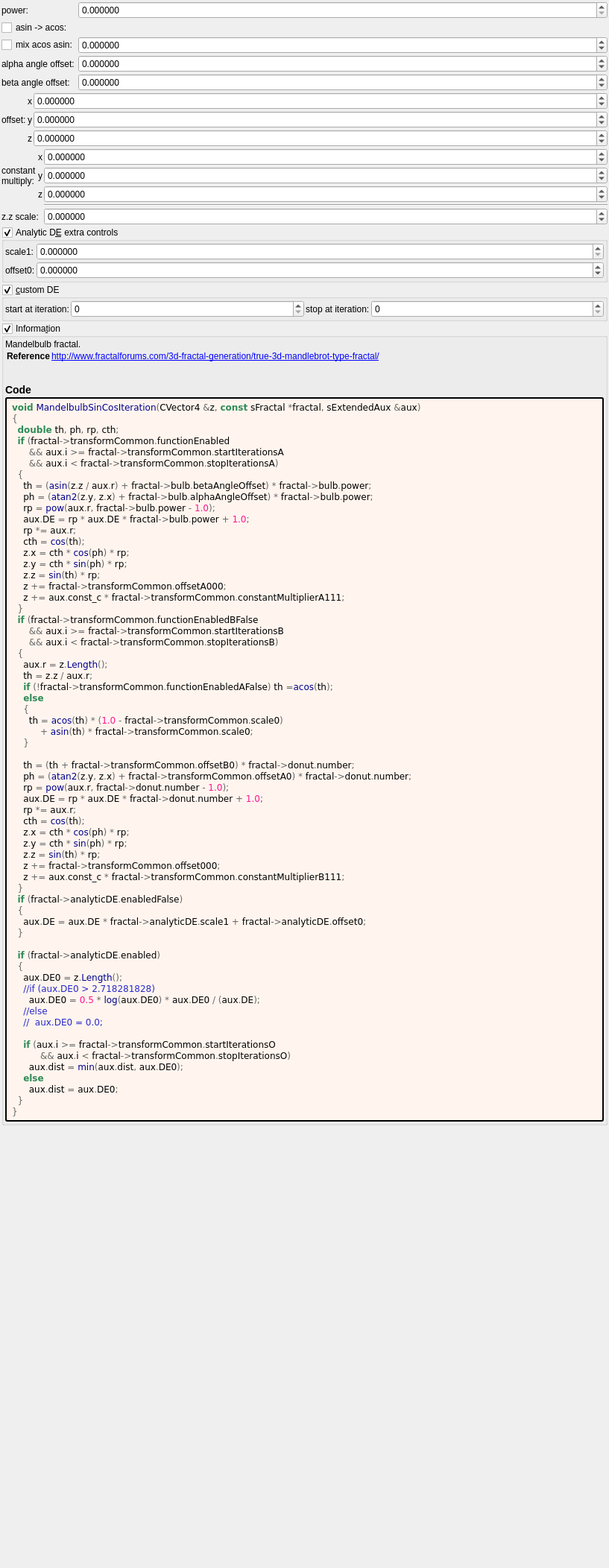
<?xml version="1.0" encoding="UTF-8"?>
<ui version="4.0">
 <class>Form</class>
 <widget class="QWidget" name="Form">
  <property name="geometry">
   <rect>
    <x>0</x>
    <y>0</y>
    <width>817</width>
    <height>2104</height>
   </rect>
  </property>
  <property name="windowTitle">
   <string notr="true">mandelbulb_sin_cos</string>
  </property>
  <layout class="QVBoxLayout" name="verticalLayout">
   <property name="spacing">
    <number>2</number>
   </property>
   <property name="leftMargin">
    <number>2</number>
   </property>
   <property name="topMargin">
    <number>2</number>
   </property>
   <property name="rightMargin">
    <number>2</number>
   </property>
   <property name="bottomMargin">
    <number>2</number>
   </property>
   <item>
    <layout class="QGridLayout" name="gridLayout" columnstretch="0,1">
     <property name="spacing">
      <number>2</number>
     </property>
     <item row="1" column="1">
      <widget class="MyDoubleSpinBox" name="spinbox_power">
       <property name="sizePolicy">
        <sizepolicy hsizetype="Minimum" vsizetype="Maximum">
         <horstretch>0</horstretch>
         <verstretch>0</verstretch>
        </sizepolicy>
       </property>
       <property name="prefix">
        <string/>
       </property>
       <property name="suffix">
        <string/>
       </property>
       <property name="decimals">
        <number>6</number>
       </property>
       <property name="minimum">
        <double>0.000000000000000</double>
       </property>
       <property name="maximum">
        <double>99.989999999999995</double>
       </property>
       <property name="singleStep">
        <double>0.100000000000000</double>
       </property>
      </widget>
     </item>
     <item row="2" column="0">
      <widget class="MyCheckBox" name="checkBox_transf_function_enabledA_false">
       <property name="text">
        <string>asin -&gt; acos:</string>
       </property>
      </widget>
     </item>
     <item row="1" column="0">
      <widget class="QLabel" name="label_42">
       <property name="text">
        <string notr="true">power:</string>
       </property>
      </widget>
     </item>
     <item row="5" column="1">
      <widget class="MyDoubleSpinBox" name="spinboxd_beta_angle_offset">
       <property name="sizePolicy">
        <sizepolicy hsizetype="Minimum" vsizetype="Maximum">
         <horstretch>0</horstretch>
         <verstretch>0</verstretch>
        </sizepolicy>
       </property>
       <property name="prefix">
        <string/>
       </property>
       <property name="suffix">
        <string/>
       </property>
       <property name="decimals">
        <number>6</number>
       </property>
       <property name="minimum">
        <double>-36000.000000000000000</double>
       </property>
       <property name="maximum">
        <double>36000.000000000000000</double>
       </property>
       <property name="singleStep">
        <double>0.100000000000000</double>
       </property>
      </widget>
     </item>
     <item row="5" column="0">
      <widget class="QLabel" name="label_9">
       <property name="text">
        <string>beta angle offset:</string>
       </property>
      </widget>
     </item>
     <item row="4" column="1">
      <widget class="MyDoubleSpinBox" name="spinboxd_alpha_angle_offset">
       <property name="sizePolicy">
        <sizepolicy hsizetype="Minimum" vsizetype="Maximum">
         <horstretch>0</horstretch>
         <verstretch>0</verstretch>
        </sizepolicy>
       </property>
       <property name="prefix">
        <string/>
       </property>
       <property name="suffix">
        <string/>
       </property>
       <property name="decimals">
        <number>6</number>
       </property>
       <property name="minimum">
        <double>-36000.000000000000000</double>
       </property>
       <property name="maximum">
        <double>36000.000000000000000</double>
       </property>
       <property name="singleStep">
        <double>0.100000000000000</double>
       </property>
      </widget>
     </item>
     <item row="4" column="0">
      <widget class="QLabel" name="label_8">
       <property name="text">
        <string>alpha angle offset:</string>
       </property>
      </widget>
     </item>
     <item row="3" column="1">
      <widget class="MyDoubleSpinBox" name="spinbox_transf_scale_1">
       <property name="sizePolicy">
        <sizepolicy hsizetype="Minimum" vsizetype="Maximum">
         <horstretch>0</horstretch>
         <verstretch>0</verstretch>
        </sizepolicy>
       </property>
       <property name="prefix">
        <string/>
       </property>
       <property name="suffix">
        <string/>
       </property>
       <property name="decimals">
        <number>6</number>
       </property>
       <property name="minimum">
        <double>-36000.000000000000000</double>
       </property>
       <property name="maximum">
        <double>36000.000000000000000</double>
       </property>
       <property name="singleStep">
        <double>0.100000000000000</double>
       </property>
      </widget>
     </item>
     <item row="3" column="0">
      <widget class="MyCheckBox" name="checkBox_transf_function_enabledB_false">
       <property name="text">
        <string>mix acos asin:</string>
       </property>
      </widget>
     </item>
    </layout>
   </item>
   <item>
    <layout class="QGridLayout" name="gridLayout_14" columnstretch="0,0,1">
     <property name="spacing">
      <number>2</number>
     </property>
     <item row="2" column="2">
      <widget class="MyDoubleSpinBox" name="spinbox3_transf_offsetA_000_z">
       <property name="sizePolicy">
        <sizepolicy hsizetype="Minimum" vsizetype="Maximum">
         <horstretch>0</horstretch>
         <verstretch>0</verstretch>
        </sizepolicy>
       </property>
       <property name="prefix">
        <string/>
       </property>
       <property name="suffix">
        <string/>
       </property>
       <property name="decimals">
        <number>6</number>
       </property>
       <property name="minimum">
        <double>-99.989999999999995</double>
       </property>
       <property name="maximum">
        <double>99.989999999999995</double>
       </property>
       <property name="singleStep">
        <double>0.100000000000000</double>
       </property>
      </widget>
     </item>
     <item row="1" column="2">
      <widget class="MyDoubleSpinBox" name="spinbox3_transf_offsetA_000_y">
       <property name="sizePolicy">
        <sizepolicy hsizetype="Minimum" vsizetype="Maximum">
         <horstretch>0</horstretch>
         <verstretch>0</verstretch>
        </sizepolicy>
       </property>
       <property name="prefix">
        <string/>
       </property>
       <property name="suffix">
        <string/>
       </property>
       <property name="decimals">
        <number>6</number>
       </property>
       <property name="minimum">
        <double>-99.989999999999995</double>
       </property>
       <property name="maximum">
        <double>99.989999999999995</double>
       </property>
       <property name="singleStep">
        <double>0.100000000000000</double>
       </property>
      </widget>
     </item>
     <item row="0" column="2">
      <widget class="MyDoubleSpinBox" name="spinbox3_transf_offsetA_000_x">
       <property name="sizePolicy">
        <sizepolicy hsizetype="Minimum" vsizetype="Maximum">
         <horstretch>0</horstretch>
         <verstretch>0</verstretch>
        </sizepolicy>
       </property>
       <property name="prefix">
        <string/>
       </property>
       <property name="suffix">
        <string/>
       </property>
       <property name="decimals">
        <number>6</number>
       </property>
       <property name="minimum">
        <double>-99.989999999999995</double>
       </property>
       <property name="maximum">
        <double>99.989999999999995</double>
       </property>
       <property name="singleStep">
        <double>0.100000000000000</double>
       </property>
      </widget>
     </item>
     <item row="0" column="1">
      <widget class="QLabel" name="label_114">
       <property name="text">
        <string notr="true">x</string>
       </property>
      </widget>
     </item>
     <item row="1" column="1">
      <widget class="QLabel" name="label_120">
       <property name="text">
        <string notr="true">y</string>
       </property>
      </widget>
     </item>
     <item row="2" column="1">
      <widget class="QLabel" name="label_121">
       <property name="text">
        <string notr="true">z</string>
       </property>
      </widget>
     </item>
     <item row="0" column="0" rowspan="3">
      <widget class="QLabel" name="label_263">
       <property name="text">
        <string>offset:</string>
       </property>
      </widget>
     </item>
    </layout>
   </item>
   <item>
    <layout class="QGridLayout" name="gridLayout_13" columnstretch="0,0,1">
     <property name="spacing">
      <number>2</number>
     </property>
     <item row="0" column="2">
      <widget class="MyDoubleSpinBox" name="spinbox3_transf_constant_multiplierA_111_x">
       <property name="sizePolicy">
        <sizepolicy hsizetype="Minimum" vsizetype="Maximum">
         <horstretch>0</horstretch>
         <verstretch>0</verstretch>
        </sizepolicy>
       </property>
       <property name="prefix">
        <string/>
       </property>
       <property name="suffix">
        <string/>
       </property>
       <property name="decimals">
        <number>6</number>
       </property>
       <property name="minimum">
        <double>-99.989999999999995</double>
       </property>
       <property name="maximum">
        <double>99.989999999999995</double>
       </property>
       <property name="singleStep">
        <double>0.100000000000000</double>
       </property>
      </widget>
     </item>
     <item row="4" column="2">
      <widget class="MyDoubleSpinBox" name="spinbox_transf_scaleA_1">
       <property name="sizePolicy">
        <sizepolicy hsizetype="Minimum" vsizetype="Maximum">
         <horstretch>0</horstretch>
         <verstretch>0</verstretch>
        </sizepolicy>
       </property>
       <property name="prefix">
        <string/>
       </property>
       <property name="suffix">
        <string/>
       </property>
       <property name="decimals">
        <number>6</number>
       </property>
       <property name="minimum">
        <double>-36000.000000000000000</double>
       </property>
       <property name="maximum">
        <double>36000.000000000000000</double>
       </property>
       <property name="singleStep">
        <double>0.100000000000000</double>
       </property>
      </widget>
     </item>
     <item row="0" column="0" rowspan="3">
      <widget class="QLabel" name="label_262">
       <property name="text">
        <string>constant
multiply:</string>
       </property>
      </widget>
     </item>
     <item row="0" column="1">
      <widget class="QLabel" name="label_113">
       <property name="text">
        <string notr="true">x</string>
       </property>
      </widget>
     </item>
     <item row="4" column="0" colspan="2">
      <widget class="QLabel" name="label_43">
       <property name="text">
        <string notr="true">z.z scale:</string>
       </property>
      </widget>
     </item>
     <item row="2" column="2">
      <widget class="MyDoubleSpinBox" name="spinbox3_transf_constant_multiplierA_111_z">
       <property name="sizePolicy">
        <sizepolicy hsizetype="Minimum" vsizetype="Maximum">
         <horstretch>0</horstretch>
         <verstretch>0</verstretch>
        </sizepolicy>
       </property>
       <property name="prefix">
        <string/>
       </property>
       <property name="suffix">
        <string/>
       </property>
       <property name="decimals">
        <number>6</number>
       </property>
       <property name="minimum">
        <double>-99.989999999999995</double>
       </property>
       <property name="maximum">
        <double>99.989999999999995</double>
       </property>
       <property name="singleStep">
        <double>0.100000000000000</double>
       </property>
      </widget>
     </item>
     <item row="1" column="2">
      <widget class="MyDoubleSpinBox" name="spinbox3_transf_constant_multiplierA_111_y">
       <property name="sizePolicy">
        <sizepolicy hsizetype="Minimum" vsizetype="Maximum">
         <horstretch>0</horstretch>
         <verstretch>0</verstretch>
        </sizepolicy>
       </property>
       <property name="prefix">
        <string/>
       </property>
       <property name="suffix">
        <string/>
       </property>
       <property name="decimals">
        <number>6</number>
       </property>
       <property name="minimum">
        <double>-99.989999999999995</double>
       </property>
       <property name="maximum">
        <double>99.989999999999995</double>
       </property>
       <property name="singleStep">
        <double>0.100000000000000</double>
       </property>
      </widget>
     </item>
     <item row="1" column="1">
      <widget class="QLabel" name="label_118">
       <property name="text">
        <string notr="true">y</string>
       </property>
      </widget>
     </item>
     <item row="2" column="1">
      <widget class="QLabel" name="label_119">
       <property name="text">
        <string notr="true">z</string>
       </property>
      </widget>
     </item>
     <item row="3" column="2">
      <widget class="Line" name="line">
       <property name="orientation">
        <enum>Qt::Horizontal</enum>
       </property>
      </widget>
     </item>
    </layout>
   </item>
   <item>
    <widget class="MyGroupBox" name="groupCheck_analyticDE_enabled_false">
     <property name="title">
      <string>Analytic D&amp;E extra controls</string>
     </property>
     <property name="checkable">
      <bool>true</bool>
     </property>
     <layout class="QVBoxLayout" name="verticalLayout_12" stretch="0">
      <property name="spacing">
       <number>2</number>
      </property>
      <property name="leftMargin">
       <number>2</number>
      </property>
      <property name="topMargin">
       <number>2</number>
      </property>
      <property name="rightMargin">
       <number>2</number>
      </property>
      <property name="bottomMargin">
       <number>2</number>
      </property>
      <item>
       <layout class="QGridLayout" name="gridLayout_28" columnstretch="0,0,1">
        <property name="spacing">
         <number>2</number>
        </property>
        <item row="0" column="1">
         <widget class="QLabel" name="label_179">
          <property name="text">
           <string>scale1:</string>
          </property>
         </widget>
        </item>
        <item row="0" column="2">
         <widget class="MyDoubleSpinBox" name="spinbox_analyticDE_scale_1">
          <property name="sizePolicy">
           <sizepolicy hsizetype="Minimum" vsizetype="Maximum">
            <horstretch>0</horstretch>
            <verstretch>0</verstretch>
           </sizepolicy>
          </property>
          <property name="prefix">
           <string/>
          </property>
          <property name="suffix">
           <string/>
          </property>
          <property name="decimals">
           <number>6</number>
          </property>
          <property name="minimum">
           <double>0.000000000000000</double>
          </property>
          <property name="maximum">
           <double>99.989999999999995</double>
          </property>
          <property name="singleStep">
           <double>0.010000000000000</double>
          </property>
         </widget>
        </item>
        <item row="1" column="2">
         <widget class="MyDoubleSpinBox" name="spinbox_analyticDE_offset_0">
          <property name="sizePolicy">
           <sizepolicy hsizetype="Minimum" vsizetype="Maximum">
            <horstretch>0</horstretch>
            <verstretch>0</verstretch>
           </sizepolicy>
          </property>
          <property name="prefix">
           <string/>
          </property>
          <property name="suffix">
           <string/>
          </property>
          <property name="decimals">
           <number>6</number>
          </property>
          <property name="minimum">
           <double>-99.989999999999995</double>
          </property>
          <property name="maximum">
           <double>99.989999999999995</double>
          </property>
          <property name="singleStep">
           <double>0.100000000000000</double>
          </property>
         </widget>
        </item>
        <item row="1" column="1">
         <widget class="QLabel" name="label_180">
          <property name="text">
           <string>offset0:</string>
          </property>
         </widget>
        </item>
       </layout>
      </item>
     </layout>
    </widget>
   </item>
   <item>
    <widget class="MyGroupBox" name="groupCheck_transf_function_enabledC_false">
     <property name="title">
      <string>&amp;custom DE</string>
     </property>
     <property name="checkable">
      <bool>true</bool>
     </property>
     <layout class="QVBoxLayout" name="verticalLayout_11" stretch="0">
      <property name="spacing">
       <number>2</number>
      </property>
      <property name="leftMargin">
       <number>2</number>
      </property>
      <property name="topMargin">
       <number>2</number>
      </property>
      <property name="rightMargin">
       <number>2</number>
      </property>
      <property name="bottomMargin">
       <number>2</number>
      </property>
      <item>
       <layout class="QHBoxLayout" name="horizontalLayout_3" stretch="0,1,0,1">
        <item>
         <widget class="QLabel" name="label_76">
          <property name="text">
           <string>start at iteration:</string>
          </property>
         </widget>
        </item>
        <item>
         <widget class="MySpinBox" name="spinboxInt_transf_start_iterations_O">
          <property name="sizePolicy">
           <sizepolicy hsizetype="Minimum" vsizetype="Maximum">
            <horstretch>0</horstretch>
            <verstretch>0</verstretch>
           </sizepolicy>
          </property>
          <property name="minimum">
           <number>0</number>
          </property>
          <property name="maximum">
           <number>999</number>
          </property>
          <property name="value">
           <number>0</number>
          </property>
         </widget>
        </item>
        <item>
         <widget class="QLabel" name="label_60">
          <property name="text">
           <string>stop at iteration:</string>
          </property>
         </widget>
        </item>
        <item>
         <widget class="MySpinBox" name="spinboxInt_transf_stop_iterations_O">
          <property name="sizePolicy">
           <sizepolicy hsizetype="Preferred" vsizetype="Maximum">
            <horstretch>0</horstretch>
            <verstretch>0</verstretch>
           </sizepolicy>
          </property>
          <property name="maximum">
           <number>999</number>
          </property>
         </widget>
        </item>
       </layout>
      </item>
     </layout>
    </widget>
   </item>
   <item>
    <widget class="MyGroupBox" name="groupCheck_info">
     <property name="title">
      <string>Informa&amp;tion</string>
     </property>
     <property name="flat">
      <bool>false</bool>
     </property>
     <property name="checkable">
      <bool>true</bool>
     </property>
     <layout class="QVBoxLayout" name="verticalLayout_2">
      <property name="spacing">
       <number>2</number>
      </property>
      <property name="leftMargin">
       <number>2</number>
      </property>
      <property name="topMargin">
       <number>2</number>
      </property>
      <property name="rightMargin">
       <number>2</number>
      </property>
      <property name="bottomMargin">
       <number>2</number>
      </property>
      <item>
       <widget class="QLabel" name="label_information_general">
        <property name="text">
         <string notr="true">&lt;p&gt;Mandelbulb fractal.&lt;/p&gt;&lt;table&gt;
&lt;tr&gt;&lt;th&gt;Reference&lt;/th&gt;&lt;td&gt;&lt;a href=&quot;http://www.fractalforums.com/3d-fractal-generation/true-3d-mandlebrot-type-fractal/&quot;&gt;http://www.fractalforums.com/3d-fractal-generation/true-3d-mandlebrot-type-fractal/&lt;br&gt;
&lt;/td&gt;&lt;/tr&gt;
&lt;/table&gt;
&lt;h3&gt;Code&lt;/h3&gt;</string>
        </property>
        <property name="wordWrap">
         <bool>true</bool>
        </property>
        <property name="openExternalLinks">
         <bool>true</bool>
        </property>
        <property name="textInteractionFlags">
         <set>Qt::LinksAccessibleByMouse|Qt::TextSelectableByMouse</set>
        </property>
       </widget>
      </item>
      <item>
       <widget class="QLabel" name="label_code_content">
        <property name="styleSheet">
         <string notr="true">border-style: outset; border-width: 2px; border-radius: 3px; border-color: black; background-color: #fff5ee; padding: 4px;</string>
        </property>
        <property name="text">
         <string notr="true">&lt;body style=&quot;background-color:#fff5ee&quot;&gt;
&lt;pre style=&quot;color:#000000; background-color:#fff5ee;  font-family:'Courier New',monospace;&quot;&gt;&lt;span style=&quot;color:#2e8b57; font-weight:bold&quot;&gt;void&lt;/span&gt; &lt;span style=&quot;color:#00008f&quot;&gt;MandelbulbSinCosIteration&lt;/span&gt;&lt;span style=&quot;color:#676767&quot;&gt;(&lt;/span&gt;CVector4 &lt;span style=&quot;color:#676767&quot;&gt;&amp;amp;&lt;/span&gt;z&lt;span style=&quot;color:#676767&quot;&gt;,&lt;/span&gt; &lt;span style=&quot;color:#2e8b57; font-weight:bold&quot;&gt;const&lt;/span&gt; sFractal &lt;span style=&quot;color:#676767&quot;&gt;*&lt;/span&gt;fractal&lt;span style=&quot;color:#676767&quot;&gt;,&lt;/span&gt; sExtendedAux &lt;span style=&quot;color:#676767&quot;&gt;&amp;amp;&lt;/span&gt;aux&lt;span style=&quot;color:#676767&quot;&gt;)&lt;/span&gt;
&lt;span style=&quot;color:#676767&quot;&gt;{&lt;/span&gt;
  &lt;span style=&quot;color:#2e8b57; font-weight:bold&quot;&gt;double&lt;/span&gt; th&lt;span style=&quot;color:#676767&quot;&gt;,&lt;/span&gt; ph&lt;span style=&quot;color:#676767&quot;&gt;,&lt;/span&gt; rp&lt;span style=&quot;color:#676767&quot;&gt;,&lt;/span&gt; cth&lt;span style=&quot;color:#676767&quot;&gt;;&lt;/span&gt;
  &lt;span style=&quot;color:#2e8b57; font-weight:bold&quot;&gt;if&lt;/span&gt; &lt;span style=&quot;color:#676767&quot;&gt;(&lt;/span&gt;fractal&lt;span style=&quot;color:#676767&quot;&gt;-&amp;gt;&lt;/span&gt;transformCommon&lt;span style=&quot;color:#676767&quot;&gt;.&lt;/span&gt;functionEnabled
      &lt;span style=&quot;color:#676767&quot;&gt;&amp;amp;&amp;amp;&lt;/span&gt; aux&lt;span style=&quot;color:#676767&quot;&gt;.&lt;/span&gt;i &lt;span style=&quot;color:#676767&quot;&gt;&amp;gt;=&lt;/span&gt; fractal&lt;span style=&quot;color:#676767&quot;&gt;-&amp;gt;&lt;/span&gt;transformCommon&lt;span style=&quot;color:#676767&quot;&gt;.&lt;/span&gt;startIterationsA
      &lt;span style=&quot;color:#676767&quot;&gt;&amp;amp;&amp;amp;&lt;/span&gt; aux&lt;span style=&quot;color:#676767&quot;&gt;.&lt;/span&gt;i &lt;span style=&quot;color:#676767&quot;&gt;&amp;lt;&lt;/span&gt; fractal&lt;span style=&quot;color:#676767&quot;&gt;-&amp;gt;&lt;/span&gt;transformCommon&lt;span style=&quot;color:#676767&quot;&gt;.&lt;/span&gt;stopIterationsA&lt;span style=&quot;color:#676767&quot;&gt;)&lt;/span&gt;
  &lt;span style=&quot;color:#676767&quot;&gt;{&lt;/span&gt;
    th &lt;span style=&quot;color:#676767&quot;&gt;= (&lt;/span&gt;&lt;span style=&quot;color:#00008f&quot;&gt;asin&lt;/span&gt;&lt;span style=&quot;color:#676767&quot;&gt;(&lt;/span&gt;z&lt;span style=&quot;color:#676767&quot;&gt;.&lt;/span&gt;z &lt;span style=&quot;color:#676767&quot;&gt;/&lt;/span&gt; aux&lt;span style=&quot;color:#676767&quot;&gt;.&lt;/span&gt;r&lt;span style=&quot;color:#676767&quot;&gt;) +&lt;/span&gt; fractal&lt;span style=&quot;color:#676767&quot;&gt;-&amp;gt;&lt;/span&gt;bulb&lt;span style=&quot;color:#676767&quot;&gt;.&lt;/span&gt;betaAngleOffset&lt;span style=&quot;color:#676767&quot;&gt;) *&lt;/span&gt; fractal&lt;span style=&quot;color:#676767&quot;&gt;-&amp;gt;&lt;/span&gt;bulb&lt;span style=&quot;color:#676767&quot;&gt;.&lt;/span&gt;power&lt;span style=&quot;color:#676767&quot;&gt;;&lt;/span&gt;
    ph &lt;span style=&quot;color:#676767&quot;&gt;= (&lt;/span&gt;&lt;span style=&quot;color:#00008f&quot;&gt;atan2&lt;/span&gt;&lt;span style=&quot;color:#676767&quot;&gt;(&lt;/span&gt;z&lt;span style=&quot;color:#676767&quot;&gt;.&lt;/span&gt;y&lt;span style=&quot;color:#676767&quot;&gt;,&lt;/span&gt; z&lt;span style=&quot;color:#676767&quot;&gt;.&lt;/span&gt;x&lt;span style=&quot;color:#676767&quot;&gt;) +&lt;/span&gt; fractal&lt;span style=&quot;color:#676767&quot;&gt;-&amp;gt;&lt;/span&gt;bulb&lt;span style=&quot;color:#676767&quot;&gt;.&lt;/span&gt;alphaAngleOffset&lt;span style=&quot;color:#676767&quot;&gt;) *&lt;/span&gt; fractal&lt;span style=&quot;color:#676767&quot;&gt;-&amp;gt;&lt;/span&gt;bulb&lt;span style=&quot;color:#676767&quot;&gt;.&lt;/span&gt;power&lt;span style=&quot;color:#676767&quot;&gt;;&lt;/span&gt;
    rp &lt;span style=&quot;color:#676767&quot;&gt;=&lt;/span&gt; &lt;span style=&quot;color:#00008f&quot;&gt;pow&lt;/span&gt;&lt;span style=&quot;color:#676767&quot;&gt;(&lt;/span&gt;aux&lt;span style=&quot;color:#676767&quot;&gt;.&lt;/span&gt;r&lt;span style=&quot;color:#676767&quot;&gt;,&lt;/span&gt; fractal&lt;span style=&quot;color:#676767&quot;&gt;-&amp;gt;&lt;/span&gt;bulb&lt;span style=&quot;color:#676767&quot;&gt;.&lt;/span&gt;power &lt;span style=&quot;color:#676767&quot;&gt;-&lt;/span&gt; &lt;span style=&quot;color:#ff1493&quot;&gt;1.0&lt;/span&gt;&lt;span style=&quot;color:#676767&quot;&gt;);&lt;/span&gt;
    aux&lt;span style=&quot;color:#676767&quot;&gt;.&lt;/span&gt;DE &lt;span style=&quot;color:#676767&quot;&gt;=&lt;/span&gt; rp &lt;span style=&quot;color:#676767&quot;&gt;*&lt;/span&gt; aux&lt;span style=&quot;color:#676767&quot;&gt;.&lt;/span&gt;DE &lt;span style=&quot;color:#676767&quot;&gt;*&lt;/span&gt; fractal&lt;span style=&quot;color:#676767&quot;&gt;-&amp;gt;&lt;/span&gt;bulb&lt;span style=&quot;color:#676767&quot;&gt;.&lt;/span&gt;power &lt;span style=&quot;color:#676767&quot;&gt;+&lt;/span&gt; &lt;span style=&quot;color:#ff1493&quot;&gt;1.0&lt;/span&gt;&lt;span style=&quot;color:#676767&quot;&gt;;&lt;/span&gt;
    rp &lt;span style=&quot;color:#676767&quot;&gt;*=&lt;/span&gt; aux&lt;span style=&quot;color:#676767&quot;&gt;.&lt;/span&gt;r&lt;span style=&quot;color:#676767&quot;&gt;;&lt;/span&gt;
    cth &lt;span style=&quot;color:#676767&quot;&gt;=&lt;/span&gt; &lt;span style=&quot;color:#00008f&quot;&gt;cos&lt;/span&gt;&lt;span style=&quot;color:#676767&quot;&gt;(&lt;/span&gt;th&lt;span style=&quot;color:#676767&quot;&gt;);&lt;/span&gt;
    z&lt;span style=&quot;color:#676767&quot;&gt;.&lt;/span&gt;x &lt;span style=&quot;color:#676767&quot;&gt;=&lt;/span&gt; cth &lt;span style=&quot;color:#676767&quot;&gt;*&lt;/span&gt; &lt;span style=&quot;color:#00008f&quot;&gt;cos&lt;/span&gt;&lt;span style=&quot;color:#676767&quot;&gt;(&lt;/span&gt;ph&lt;span style=&quot;color:#676767&quot;&gt;) *&lt;/span&gt; rp&lt;span style=&quot;color:#676767&quot;&gt;;&lt;/span&gt;
    z&lt;span style=&quot;color:#676767&quot;&gt;.&lt;/span&gt;y &lt;span style=&quot;color:#676767&quot;&gt;=&lt;/span&gt; cth &lt;span style=&quot;color:#676767&quot;&gt;*&lt;/span&gt; &lt;span style=&quot;color:#00008f&quot;&gt;sin&lt;/span&gt;&lt;span style=&quot;color:#676767&quot;&gt;(&lt;/span&gt;ph&lt;span style=&quot;color:#676767&quot;&gt;) *&lt;/span&gt; rp&lt;span style=&quot;color:#676767&quot;&gt;;&lt;/span&gt;
    z&lt;span style=&quot;color:#676767&quot;&gt;.&lt;/span&gt;z &lt;span style=&quot;color:#676767&quot;&gt;=&lt;/span&gt; &lt;span style=&quot;color:#00008f&quot;&gt;sin&lt;/span&gt;&lt;span style=&quot;color:#676767&quot;&gt;(&lt;/span&gt;th&lt;span style=&quot;color:#676767&quot;&gt;) *&lt;/span&gt; rp&lt;span style=&quot;color:#676767&quot;&gt;;&lt;/span&gt;
    z &lt;span style=&quot;color:#676767&quot;&gt;+=&lt;/span&gt; fractal&lt;span style=&quot;color:#676767&quot;&gt;-&amp;gt;&lt;/span&gt;transformCommon&lt;span style=&quot;color:#676767&quot;&gt;.&lt;/span&gt;offsetA000&lt;span style=&quot;color:#676767&quot;&gt;;&lt;/span&gt;
    z &lt;span style=&quot;color:#676767&quot;&gt;+=&lt;/span&gt; aux&lt;span style=&quot;color:#676767&quot;&gt;.&lt;/span&gt;const_c &lt;span style=&quot;color:#676767&quot;&gt;*&lt;/span&gt; fractal&lt;span style=&quot;color:#676767&quot;&gt;-&amp;gt;&lt;/span&gt;transformCommon&lt;span style=&quot;color:#676767&quot;&gt;.&lt;/span&gt;constantMultiplierA111&lt;span style=&quot;color:#676767&quot;&gt;;&lt;/span&gt;
  &lt;span style=&quot;color:#676767&quot;&gt;}&lt;/span&gt;
  &lt;span style=&quot;color:#2e8b57; font-weight:bold&quot;&gt;if&lt;/span&gt; &lt;span style=&quot;color:#676767&quot;&gt;(&lt;/span&gt;fractal&lt;span style=&quot;color:#676767&quot;&gt;-&amp;gt;&lt;/span&gt;transformCommon&lt;span style=&quot;color:#676767&quot;&gt;.&lt;/span&gt;functionEnabledBFalse
      &lt;span style=&quot;color:#676767&quot;&gt;&amp;amp;&amp;amp;&lt;/span&gt; aux&lt;span style=&quot;color:#676767&quot;&gt;.&lt;/span&gt;i &lt;span style=&quot;color:#676767&quot;&gt;&amp;gt;=&lt;/span&gt; fractal&lt;span style=&quot;color:#676767&quot;&gt;-&amp;gt;&lt;/span&gt;transformCommon&lt;span style=&quot;color:#676767&quot;&gt;.&lt;/span&gt;startIterationsB
      &lt;span style=&quot;color:#676767&quot;&gt;&amp;amp;&amp;amp;&lt;/span&gt; aux&lt;span style=&quot;color:#676767&quot;&gt;.&lt;/span&gt;i &lt;span style=&quot;color:#676767&quot;&gt;&amp;lt;&lt;/span&gt; fractal&lt;span style=&quot;color:#676767&quot;&gt;-&amp;gt;&lt;/span&gt;transformCommon&lt;span style=&quot;color:#676767&quot;&gt;.&lt;/span&gt;stopIterationsB&lt;span style=&quot;color:#676767&quot;&gt;)&lt;/span&gt;
  &lt;span style=&quot;color:#676767&quot;&gt;{&lt;/span&gt;
    aux&lt;span style=&quot;color:#676767&quot;&gt;.&lt;/span&gt;r &lt;span style=&quot;color:#676767&quot;&gt;=&lt;/span&gt; z&lt;span style=&quot;color:#676767&quot;&gt;.&lt;/span&gt;&lt;span style=&quot;color:#00008f&quot;&gt;Length&lt;/span&gt;&lt;span style=&quot;color:#676767&quot;&gt;();&lt;/span&gt;
    th &lt;span style=&quot;color:#676767&quot;&gt;=&lt;/span&gt; z&lt;span style=&quot;color:#676767&quot;&gt;.&lt;/span&gt;z &lt;span style=&quot;color:#676767&quot;&gt;/&lt;/span&gt; aux&lt;span style=&quot;color:#676767&quot;&gt;.&lt;/span&gt;r&lt;span style=&quot;color:#676767&quot;&gt;;&lt;/span&gt;
    &lt;span style=&quot;color:#2e8b57; font-weight:bold&quot;&gt;if&lt;/span&gt; &lt;span style=&quot;color:#676767&quot;&gt;(!&lt;/span&gt;fractal&lt;span style=&quot;color:#676767&quot;&gt;-&amp;gt;&lt;/span&gt;transformCommon&lt;span style=&quot;color:#676767&quot;&gt;.&lt;/span&gt;functionEnabledAFalse&lt;span style=&quot;color:#676767&quot;&gt;)&lt;/span&gt; th &lt;span style=&quot;color:#676767&quot;&gt;=&lt;/span&gt;&lt;span style=&quot;color:#00008f&quot;&gt;acos&lt;/span&gt;&lt;span style=&quot;color:#676767&quot;&gt;(&lt;/span&gt;th&lt;span style=&quot;color:#676767&quot;&gt;);&lt;/span&gt;
    &lt;span style=&quot;color:#2e8b57; font-weight:bold&quot;&gt;else&lt;/span&gt;
    &lt;span style=&quot;color:#676767&quot;&gt;{&lt;/span&gt;
      th &lt;span style=&quot;color:#676767&quot;&gt;=&lt;/span&gt; &lt;span style=&quot;color:#00008f&quot;&gt;acos&lt;/span&gt;&lt;span style=&quot;color:#676767&quot;&gt;(&lt;/span&gt;th&lt;span style=&quot;color:#676767&quot;&gt;) * (&lt;/span&gt;&lt;span style=&quot;color:#ff1493&quot;&gt;1.0&lt;/span&gt; &lt;span style=&quot;color:#676767&quot;&gt;-&lt;/span&gt; fractal&lt;span style=&quot;color:#676767&quot;&gt;-&amp;gt;&lt;/span&gt;transformCommon&lt;span style=&quot;color:#676767&quot;&gt;.&lt;/span&gt;scale0&lt;span style=&quot;color:#676767&quot;&gt;)&lt;/span&gt;
          &lt;span style=&quot;color:#676767&quot;&gt;+&lt;/span&gt; &lt;span style=&quot;color:#00008f&quot;&gt;asin&lt;/span&gt;&lt;span style=&quot;color:#676767&quot;&gt;(&lt;/span&gt;th&lt;span style=&quot;color:#676767&quot;&gt;) *&lt;/span&gt; fractal&lt;span style=&quot;color:#676767&quot;&gt;-&amp;gt;&lt;/span&gt;transformCommon&lt;span style=&quot;color:#676767&quot;&gt;.&lt;/span&gt;scale0&lt;span style=&quot;color:#676767&quot;&gt;;&lt;/span&gt;
    &lt;span style=&quot;color:#676767&quot;&gt;}&lt;/span&gt;

    th &lt;span style=&quot;color:#676767&quot;&gt;= (&lt;/span&gt;th &lt;span style=&quot;color:#676767&quot;&gt;+&lt;/span&gt; fractal&lt;span style=&quot;color:#676767&quot;&gt;-&amp;gt;&lt;/span&gt;transformCommon&lt;span style=&quot;color:#676767&quot;&gt;.&lt;/span&gt;offsetB0&lt;span style=&quot;color:#676767&quot;&gt;) *&lt;/span&gt; fractal&lt;span style=&quot;color:#676767&quot;&gt;-&amp;gt;&lt;/span&gt;donut&lt;span style=&quot;color:#676767&quot;&gt;.&lt;/span&gt;number&lt;span style=&quot;color:#676767&quot;&gt;;&lt;/span&gt;
    ph &lt;span style=&quot;color:#676767&quot;&gt;= (&lt;/span&gt;&lt;span style=&quot;color:#00008f&quot;&gt;atan2&lt;/span&gt;&lt;span style=&quot;color:#676767&quot;&gt;(&lt;/span&gt;z&lt;span style=&quot;color:#676767&quot;&gt;.&lt;/span&gt;y&lt;span style=&quot;color:#676767&quot;&gt;,&lt;/span&gt; z&lt;span style=&quot;color:#676767&quot;&gt;.&lt;/span&gt;x&lt;span style=&quot;color:#676767&quot;&gt;) +&lt;/span&gt; fractal&lt;span style=&quot;color:#676767&quot;&gt;-&amp;gt;&lt;/span&gt;transformCommon&lt;span style=&quot;color:#676767&quot;&gt;.&lt;/span&gt;offsetA0&lt;span style=&quot;color:#676767&quot;&gt;) *&lt;/span&gt; fractal&lt;span style=&quot;color:#676767&quot;&gt;-&amp;gt;&lt;/span&gt;donut&lt;span style=&quot;color:#676767&quot;&gt;.&lt;/span&gt;number&lt;span style=&quot;color:#676767&quot;&gt;;&lt;/span&gt;
    rp &lt;span style=&quot;color:#676767&quot;&gt;=&lt;/span&gt; &lt;span style=&quot;color:#00008f&quot;&gt;pow&lt;/span&gt;&lt;span style=&quot;color:#676767&quot;&gt;(&lt;/span&gt;aux&lt;span style=&quot;color:#676767&quot;&gt;.&lt;/span&gt;r&lt;span style=&quot;color:#676767&quot;&gt;,&lt;/span&gt; fractal&lt;span style=&quot;color:#676767&quot;&gt;-&amp;gt;&lt;/span&gt;donut&lt;span style=&quot;color:#676767&quot;&gt;.&lt;/span&gt;number &lt;span style=&quot;color:#676767&quot;&gt;-&lt;/span&gt; &lt;span style=&quot;color:#ff1493&quot;&gt;1.0&lt;/span&gt;&lt;span style=&quot;color:#676767&quot;&gt;);&lt;/span&gt;
    aux&lt;span style=&quot;color:#676767&quot;&gt;.&lt;/span&gt;DE &lt;span style=&quot;color:#676767&quot;&gt;=&lt;/span&gt; rp &lt;span style=&quot;color:#676767&quot;&gt;*&lt;/span&gt; aux&lt;span style=&quot;color:#676767&quot;&gt;.&lt;/span&gt;DE &lt;span style=&quot;color:#676767&quot;&gt;*&lt;/span&gt; fractal&lt;span style=&quot;color:#676767&quot;&gt;-&amp;gt;&lt;/span&gt;donut&lt;span style=&quot;color:#676767&quot;&gt;.&lt;/span&gt;number &lt;span style=&quot;color:#676767&quot;&gt;+&lt;/span&gt; &lt;span style=&quot;color:#ff1493&quot;&gt;1.0&lt;/span&gt;&lt;span style=&quot;color:#676767&quot;&gt;;&lt;/span&gt;
    rp &lt;span style=&quot;color:#676767&quot;&gt;*=&lt;/span&gt; aux&lt;span style=&quot;color:#676767&quot;&gt;.&lt;/span&gt;r&lt;span style=&quot;color:#676767&quot;&gt;;&lt;/span&gt;
    cth &lt;span style=&quot;color:#676767&quot;&gt;=&lt;/span&gt; &lt;span style=&quot;color:#00008f&quot;&gt;cos&lt;/span&gt;&lt;span style=&quot;color:#676767&quot;&gt;(&lt;/span&gt;th&lt;span style=&quot;color:#676767&quot;&gt;);&lt;/span&gt;
    z&lt;span style=&quot;color:#676767&quot;&gt;.&lt;/span&gt;x &lt;span style=&quot;color:#676767&quot;&gt;=&lt;/span&gt; cth &lt;span style=&quot;color:#676767&quot;&gt;*&lt;/span&gt; &lt;span style=&quot;color:#00008f&quot;&gt;cos&lt;/span&gt;&lt;span style=&quot;color:#676767&quot;&gt;(&lt;/span&gt;ph&lt;span style=&quot;color:#676767&quot;&gt;) *&lt;/span&gt; rp&lt;span style=&quot;color:#676767&quot;&gt;;&lt;/span&gt;
    z&lt;span style=&quot;color:#676767&quot;&gt;.&lt;/span&gt;y &lt;span style=&quot;color:#676767&quot;&gt;=&lt;/span&gt; cth &lt;span style=&quot;color:#676767&quot;&gt;*&lt;/span&gt; &lt;span style=&quot;color:#00008f&quot;&gt;sin&lt;/span&gt;&lt;span style=&quot;color:#676767&quot;&gt;(&lt;/span&gt;ph&lt;span style=&quot;color:#676767&quot;&gt;) *&lt;/span&gt; rp&lt;span style=&quot;color:#676767&quot;&gt;;&lt;/span&gt;
    z&lt;span style=&quot;color:#676767&quot;&gt;.&lt;/span&gt;z &lt;span style=&quot;color:#676767&quot;&gt;=&lt;/span&gt; &lt;span style=&quot;color:#00008f&quot;&gt;sin&lt;/span&gt;&lt;span style=&quot;color:#676767&quot;&gt;(&lt;/span&gt;th&lt;span style=&quot;color:#676767&quot;&gt;) *&lt;/span&gt; rp&lt;span style=&quot;color:#676767&quot;&gt;;&lt;/span&gt;
    z &lt;span style=&quot;color:#676767&quot;&gt;+=&lt;/span&gt; fractal&lt;span style=&quot;color:#676767&quot;&gt;-&amp;gt;&lt;/span&gt;transformCommon&lt;span style=&quot;color:#676767&quot;&gt;.&lt;/span&gt;offset000&lt;span style=&quot;color:#676767&quot;&gt;;&lt;/span&gt;
    z &lt;span style=&quot;color:#676767&quot;&gt;+=&lt;/span&gt; aux&lt;span style=&quot;color:#676767&quot;&gt;.&lt;/span&gt;const_c &lt;span style=&quot;color:#676767&quot;&gt;*&lt;/span&gt; fractal&lt;span style=&quot;color:#676767&quot;&gt;-&amp;gt;&lt;/span&gt;transformCommon&lt;span style=&quot;color:#676767&quot;&gt;.&lt;/span&gt;constantMultiplierB111&lt;span style=&quot;color:#676767&quot;&gt;;&lt;/span&gt;
  &lt;span style=&quot;color:#676767&quot;&gt;}&lt;/span&gt;
  &lt;span style=&quot;color:#2e8b57; font-weight:bold&quot;&gt;if&lt;/span&gt; &lt;span style=&quot;color:#676767&quot;&gt;(&lt;/span&gt;fractal&lt;span style=&quot;color:#676767&quot;&gt;-&amp;gt;&lt;/span&gt;analyticDE&lt;span style=&quot;color:#676767&quot;&gt;.&lt;/span&gt;enabledFalse&lt;span style=&quot;color:#676767&quot;&gt;)&lt;/span&gt;
  &lt;span style=&quot;color:#676767&quot;&gt;{&lt;/span&gt;
    aux&lt;span style=&quot;color:#676767&quot;&gt;.&lt;/span&gt;DE &lt;span style=&quot;color:#676767&quot;&gt;=&lt;/span&gt; aux&lt;span style=&quot;color:#676767&quot;&gt;.&lt;/span&gt;DE &lt;span style=&quot;color:#676767&quot;&gt;*&lt;/span&gt; fractal&lt;span style=&quot;color:#676767&quot;&gt;-&amp;gt;&lt;/span&gt;analyticDE&lt;span style=&quot;color:#676767&quot;&gt;.&lt;/span&gt;scale1 &lt;span style=&quot;color:#676767&quot;&gt;+&lt;/span&gt; fractal&lt;span style=&quot;color:#676767&quot;&gt;-&amp;gt;&lt;/span&gt;analyticDE&lt;span style=&quot;color:#676767&quot;&gt;.&lt;/span&gt;offset0&lt;span style=&quot;color:#676767&quot;&gt;;&lt;/span&gt;
  &lt;span style=&quot;color:#676767&quot;&gt;}&lt;/span&gt;

  &lt;span style=&quot;color:#2e8b57; font-weight:bold&quot;&gt;if&lt;/span&gt; &lt;span style=&quot;color:#676767&quot;&gt;(&lt;/span&gt;fractal&lt;span style=&quot;color:#676767&quot;&gt;-&amp;gt;&lt;/span&gt;analyticDE&lt;span style=&quot;color:#676767&quot;&gt;.&lt;/span&gt;enabled&lt;span style=&quot;color:#676767&quot;&gt;)&lt;/span&gt;
  &lt;span style=&quot;color:#676767&quot;&gt;{&lt;/span&gt;
    aux&lt;span style=&quot;color:#676767&quot;&gt;.&lt;/span&gt;DE0 &lt;span style=&quot;color:#676767&quot;&gt;=&lt;/span&gt; z&lt;span style=&quot;color:#676767&quot;&gt;.&lt;/span&gt;&lt;span style=&quot;color:#00008f&quot;&gt;Length&lt;/span&gt;&lt;span style=&quot;color:#676767&quot;&gt;();&lt;/span&gt;
    &lt;span style=&quot;color:#2929cc&quot;&gt;//if (aux.DE0 &amp;gt; 2.718281828)&lt;/span&gt;
      aux&lt;span style=&quot;color:#676767&quot;&gt;.&lt;/span&gt;DE0 &lt;span style=&quot;color:#676767&quot;&gt;=&lt;/span&gt; &lt;span style=&quot;color:#ff1493&quot;&gt;0.5&lt;/span&gt; &lt;span style=&quot;color:#676767&quot;&gt;*&lt;/span&gt; &lt;span style=&quot;color:#00008f&quot;&gt;log&lt;/span&gt;&lt;span style=&quot;color:#676767&quot;&gt;(&lt;/span&gt;aux&lt;span style=&quot;color:#676767&quot;&gt;.&lt;/span&gt;DE0&lt;span style=&quot;color:#676767&quot;&gt;) *&lt;/span&gt; aux&lt;span style=&quot;color:#676767&quot;&gt;.&lt;/span&gt;DE0 &lt;span style=&quot;color:#676767&quot;&gt;/ (&lt;/span&gt;aux&lt;span style=&quot;color:#676767&quot;&gt;.&lt;/span&gt;DE&lt;span style=&quot;color:#676767&quot;&gt;);&lt;/span&gt;
    &lt;span style=&quot;color:#2929cc&quot;&gt;//else&lt;/span&gt;
    &lt;span style=&quot;color:#2929cc&quot;&gt;//  aux.DE0 = 0.0;&lt;/span&gt;

    &lt;span style=&quot;color:#2e8b57; font-weight:bold&quot;&gt;if&lt;/span&gt; &lt;span style=&quot;color:#676767&quot;&gt;(&lt;/span&gt;aux&lt;span style=&quot;color:#676767&quot;&gt;.&lt;/span&gt;i &lt;span style=&quot;color:#676767&quot;&gt;&amp;gt;=&lt;/span&gt; fractal&lt;span style=&quot;color:#676767&quot;&gt;-&amp;gt;&lt;/span&gt;transformCommon&lt;span style=&quot;color:#676767&quot;&gt;.&lt;/span&gt;startIterationsO
          &lt;span style=&quot;color:#676767&quot;&gt;&amp;amp;&amp;amp;&lt;/span&gt; aux&lt;span style=&quot;color:#676767&quot;&gt;.&lt;/span&gt;i &lt;span style=&quot;color:#676767&quot;&gt;&amp;lt;&lt;/span&gt; fractal&lt;span style=&quot;color:#676767&quot;&gt;-&amp;gt;&lt;/span&gt;transformCommon&lt;span style=&quot;color:#676767&quot;&gt;.&lt;/span&gt;stopIterationsO&lt;span style=&quot;color:#676767&quot;&gt;)&lt;/span&gt;
      aux&lt;span style=&quot;color:#676767&quot;&gt;.&lt;/span&gt;dist &lt;span style=&quot;color:#676767&quot;&gt;=&lt;/span&gt; &lt;span style=&quot;color:#00008f&quot;&gt;min&lt;/span&gt;&lt;span style=&quot;color:#676767&quot;&gt;(&lt;/span&gt;aux&lt;span style=&quot;color:#676767&quot;&gt;.&lt;/span&gt;dist&lt;span style=&quot;color:#676767&quot;&gt;,&lt;/span&gt; aux&lt;span style=&quot;color:#676767&quot;&gt;.&lt;/span&gt;DE0&lt;span style=&quot;color:#676767&quot;&gt;);&lt;/span&gt;
    &lt;span style=&quot;color:#2e8b57; font-weight:bold&quot;&gt;else&lt;/span&gt;
      aux&lt;span style=&quot;color:#676767&quot;&gt;.&lt;/span&gt;dist &lt;span style=&quot;color:#676767&quot;&gt;=&lt;/span&gt; aux&lt;span style=&quot;color:#676767&quot;&gt;.&lt;/span&gt;DE0&lt;span style=&quot;color:#676767&quot;&gt;;&lt;/span&gt;
  &lt;span style=&quot;color:#676767&quot;&gt;}&lt;/span&gt;
&lt;span style=&quot;color:#676767&quot;&gt;}&lt;/span&gt;
&lt;/pre&gt;
&lt;/body&gt;</string>
        </property>
        <property name="wordWrap">
         <bool>true</bool>
        </property>
        <property name="openExternalLinks">
         <bool>true</bool>
        </property>
        <property name="textInteractionFlags">
         <set>Qt::LinksAccessibleByMouse|Qt::TextSelectableByMouse</set>
        </property>
       </widget>
      </item>
     </layout>
    </widget>
   </item>
   <item>
    <spacer name="verticalSpacer">
     <property name="orientation">
      <enum>Qt::Vertical</enum>
     </property>
     <property name="sizeHint" stdset="0">
      <size>
       <width>20</width>
       <height>40</height>
      </size>
     </property>
    </spacer>
   </item>
  </layout>
 </widget>
 <customwidgets>
  <customwidget>
   <class>MyGroupBox</class>
   <extends>QGroupBox</extends>
   <header>my_group_box.h</header>
   <container>1</container>
  </customwidget>
  <customwidget>
   <class>MyDoubleSpinBox</class>
   <extends>QDoubleSpinBox</extends>
   <header>my_double_spin_box.h</header>
  </customwidget>
  <customwidget>
   <class>MyCheckBox</class>
   <extends>QCheckBox</extends>
   <header>my_check_box.h</header>
  </customwidget>
  <customwidget>
   <class>MySpinBox</class>
   <extends>QSpinBox</extends>
   <header>my_spin_box.h</header>
  </customwidget>
 </customwidgets>
 <tabstops>
  <tabstop>spinbox_power</tabstop>
  <tabstop>spinboxd_alpha_angle_offset</tabstop>
  <tabstop>spinboxd_beta_angle_offset</tabstop>
 </tabstops>
 <resources/>
 <connections>
  <connection>
   <sender>checkBox_transf_function_enabledB_false</sender>
   <signal>toggled(bool)</signal>
   <receiver>checkBox_transf_function_enabledA_false</receiver>
   <slot>setDisabled(bool)</slot>
   <hints>
    <hint type="sourcelabel">
     <x>64</x>
     <y>61</y>
    </hint>
    <hint type="destinationlabel">
     <x>101</x>
     <y>41</y>
    </hint>
   </hints>
  </connection>
 </connections>
</ui>
